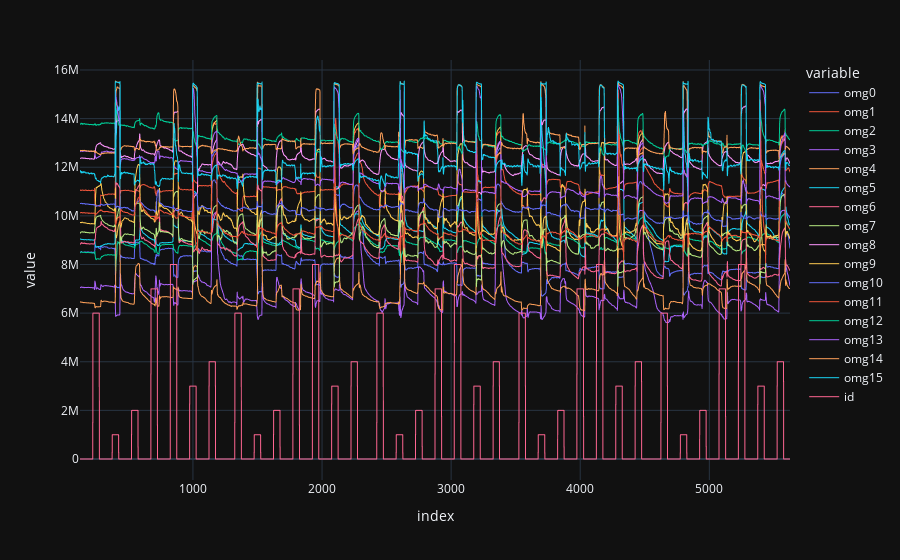

This figure's notebook cell:
### Code cell
data = pd.read_csv('data/2024-12-04_12-22-13.emg8', sep=' ')
data = data[data['id'] >= 0]
omg_cols = [col for col in data.columns if 'omg' in col]
data.info()
data['id'] = data['id'] * 1000000
px.line(data[omg_cols + ['id']]).update_traces(line=dict(width=1)).show()

data['id'].value_counts()

### Figure 1 — Plotly figure (JSON) as saved in the notebook; plotly's stock layout.template omitted (floating-point values rounded to 4 significant figures; data arrays with more than 128 entries replaced by an {"elided": "..."} marker saying what was removed)
{"data": [{"hovertemplate": "variable=omg0<br>index=%{x}<br>value=%{y}<extra></extra>", "legendgroup": "omg0", "line": {"color": "#636efa", "dash": "solid", "width": 1}, "marker": {"symbol": "circle"}, "mode": "lines", "name": "omg0", "showlegend": true, "type": "scattergl", "x": {"elided": "5501 int values"}, "xaxis": "x", "y": {"elided": "5501 int values"}, "yaxis": "y"}, {"hovertemplate": "variable=omg1<br>index=%{x}<br>value=%{y}<extra></extra>", "legendgroup": "omg1", "line": {"color": "#EF553B", "dash": "solid", "width": 1}, "marker": {"symbol": "circle"}, "mode": "lines", "name": "omg1", "showlegend": true, "type": "scattergl", "x": {"elided": "5501 int values"}, "xaxis": "x", "y": {"elided": "5501 int values"}, "yaxis": "y"}, {"hovertemplate": "variable=omg2<br>index=%{x}<br>value=%{y}<extra></extra>", "legendgroup": "omg2", "line": {"color": "#00cc96", "dash": "solid", "width": 1}, "marker": {"symbol": "circle"}, "mode": "lines", "name": "omg2", "showlegend": true, "type": "scattergl", "x": {"elided": "5501 int values"}, "xaxis": "x", "y": {"elided": "5501 int values"}, "yaxis": "y"}, {"hovertemplate": "variable=omg3<br>index=%{x}<br>value=%{y}<extra></extra>", "legendgroup": "omg3", "line": {"color": "#ab63fa", "dash": "solid", "width": 1}, "marker": {"symbol": "circle"}, "mode": "lines", "name": "omg3", "showlegend": true, "type": "scattergl", "x": {"elided": "5501 int values"}, "xaxis": "x", "y": {"elided": "5501 int values"}, "yaxis": "y"}, {"hovertemplate": "variable=omg4<br>index=%{x}<br>value=%{y}<extra></extra>", "legendgroup": "omg4", "line": {"color": "#FFA15A", "dash": "solid", "width": 1}, "marker": {"symbol": "circle"}, "mode": "lines", "name": "omg4", "showlegend": true, "type": "scattergl", "x": {"elided": "5501 int values"}, "xaxis": "x", "y": {"elided": "5501 int values"}, "yaxis": "y"}, {"hovertemplate": "variable=omg5<br>index=%{x}<br>value=%{y}<extra></extra>", "legendgroup": "omg5", "line": {"color": "#19d3f3", "dash": "solid", "width": 1}, "marker": {"symbol": "circle"}, "mode": "lines", "name": "omg5", "showlegend": true, "type": "scattergl", "x": {"elided": "5501 int values"}, "xaxis": "x", "y": {"elided": "5501 int values"}, "yaxis": "y"}, {"hovertemplate": "variable=omg6<br>index=%{x}<br>value=%{y}<extra></extra>", "legendgroup": "omg6", "line": {"color": "#FF6692", "dash": "solid", "width": 1}, "marker": {"symbol": "circle"}, "mode": "lines", "name": "omg6", "showlegend": true, "type": "scattergl", "x": {"elided": "5501 int values"}, "xaxis": "x", "y": {"elided": "5501 int values"}, "yaxis": "y"}, {"hovertemplate": "variable=omg7<br>index=%{x}<br>value=%{y}<extra></extra>", "legendgroup": "omg7", "line": {"color": "#B6E880", "dash": "solid", "width": 1}, "marker": {"symbol": "circle"}, "mode": "lines", "name": "omg7", "showlegend": true, "type": "scattergl", "x": {"elided": "5501 int values"}, "xaxis": "x", "y": {"elided": "5501 int values"}, "yaxis": "y"}, {"hovertemplate": "variable=omg8<br>index=%{x}<br>value=%{y}<extra></extra>", "legendgroup": "omg8", "line": {"color": "#FF97FF", "dash": "solid", "width": 1}, "marker": {"symbol": "circle"}, "mode": "lines", "name": "omg8", "showlegend": true, "type": "scattergl", "x": {"elided": "5501 int values"}, "xaxis": "x", "y": {"elided": "5501 int values"}, "yaxis": "y"}, {"hovertemplate": "variable=omg9<br>index=%{x}<br>value=%{y}<extra></extra>", "legendgroup": "omg9", "line": {"color": "#FECB52", "dash": "solid", "width": 1}, "marker": {"symbol": "circle"}, "mode": "lines", "name": "omg9", "showlegend": true, "type": "scattergl", "x": {"elided": "5501 int values"}, "xaxis": "x", "y": {"elided": "5501 int values"}, "yaxis": "y"}, {"hovertemplate": "variable=omg10<br>index=%{x}<br>value=%{y}<extra></extra>", "legendgroup": "omg10", "line": {"color": "#636efa", "dash": "solid", "width": 1}, "marker": {"symbol": "circle"}, "mode": "lines", "name": "omg10", "showlegend": true, "type": "scattergl", "x": {"elided": "5501 int values"}, "xaxis": "x", "y": {"elided": "5501 int values"}, "yaxis": "y"}, {"hovertemplate": "variable=omg11<br>index=%{x}<br>value=%{y}<extra></extra>", "legendgroup": "omg11", "line": {"color": "#EF553B", "dash": "solid", "width": 1}, "marker": {"symbol": "circle"}, "mode": "lines", "name": "omg11", "showlegend": true, "type": "scattergl", "x": {"elided": "5501 int values"}, "xaxis": "x", "y": {"elided": "5501 int values"}, "yaxis": "y"}, {"hovertemplate": "variable=omg12<br>index=%{x}<br>value=%{y}<extra></extra>", "legendgroup": "omg12", "line": {"color": "#00cc96", "dash": "solid", "width": 1}, "marker": {"symbol": "circle"}, "mode": "lines", "name": "omg12", "showlegend": true, "type": "scattergl", "x": {"elided": "5501 int values"}, "xaxis": "x", "y": {"elided": "5501 int values"}, "yaxis": "y"}, {"hovertemplate": "variable=omg13<br>index=%{x}<br>value=%{y}<extra></extra>", "legendgroup": "omg13", "line": {"color": "#ab63fa", "dash": "solid", "width": 1}, "marker": {"symbol": "circle"}, "mode": "lines", "name": "omg13", "showlegend": true, "type": "scattergl", "x": {"elided": "5501 int values"}, "xaxis": "x", "y": {"elided": "5501 int values"}, "yaxis": "y"}, {"hovertemplate": "variable=omg14<br>index=%{x}<br>value=%{y}<extra></extra>", "legendgroup": "omg14", "line": {"color": "#FFA15A", "dash": "solid", "width": 1}, "marker": {"symbol": "circle"}, "mode": "lines", "name": "omg14", "showlegend": true, "type": "scattergl", "x": {"elided": "5501 int values"}, "xaxis": "x", "y": {"elided": "5501 int values"}, "yaxis": "y"}, {"hovertemplate": "variable=omg15<br>index=%{x}<br>value=%{y}<extra></extra>", "legendgroup": "omg15", "line": {"color": "#19d3f3", "dash": "solid", "width": 1}, "marker": {"symbol": "circle"}, "mode": "lines", "name": "omg15", "showlegend": true, "type": "scattergl", "x": {"elided": "5501 int values"}, "xaxis": "x", "y": {"elided": "5501 int values"}, "yaxis": "y"}, {"hovertemplate": "variable=id<br>index=%{x}<br>value=%{y}<extra></extra>", "legendgroup": "id", "line": {"color": "#FF6692", "dash": "solid", "width": 1}, "marker": {"symbol": "circle"}, "mode": "lines", "name": "id", "showlegend": true, "type": "scattergl", "x": {"elided": "5501 int values"}, "xaxis": "x", "y": {"elided": "5501 int values"}, "yaxis": "y"}], "layout": {"legend": {"title": {"text": "variable"}, "tracegroupgap": 0}, "margin": {"t": 60}, "xaxis": {"anchor": "y", "domain": [0, 1], "title": {"text": "index"}}, "yaxis": {"anchor": "x", "domain": [0, 1], "title": {"text": "value"}}}}
